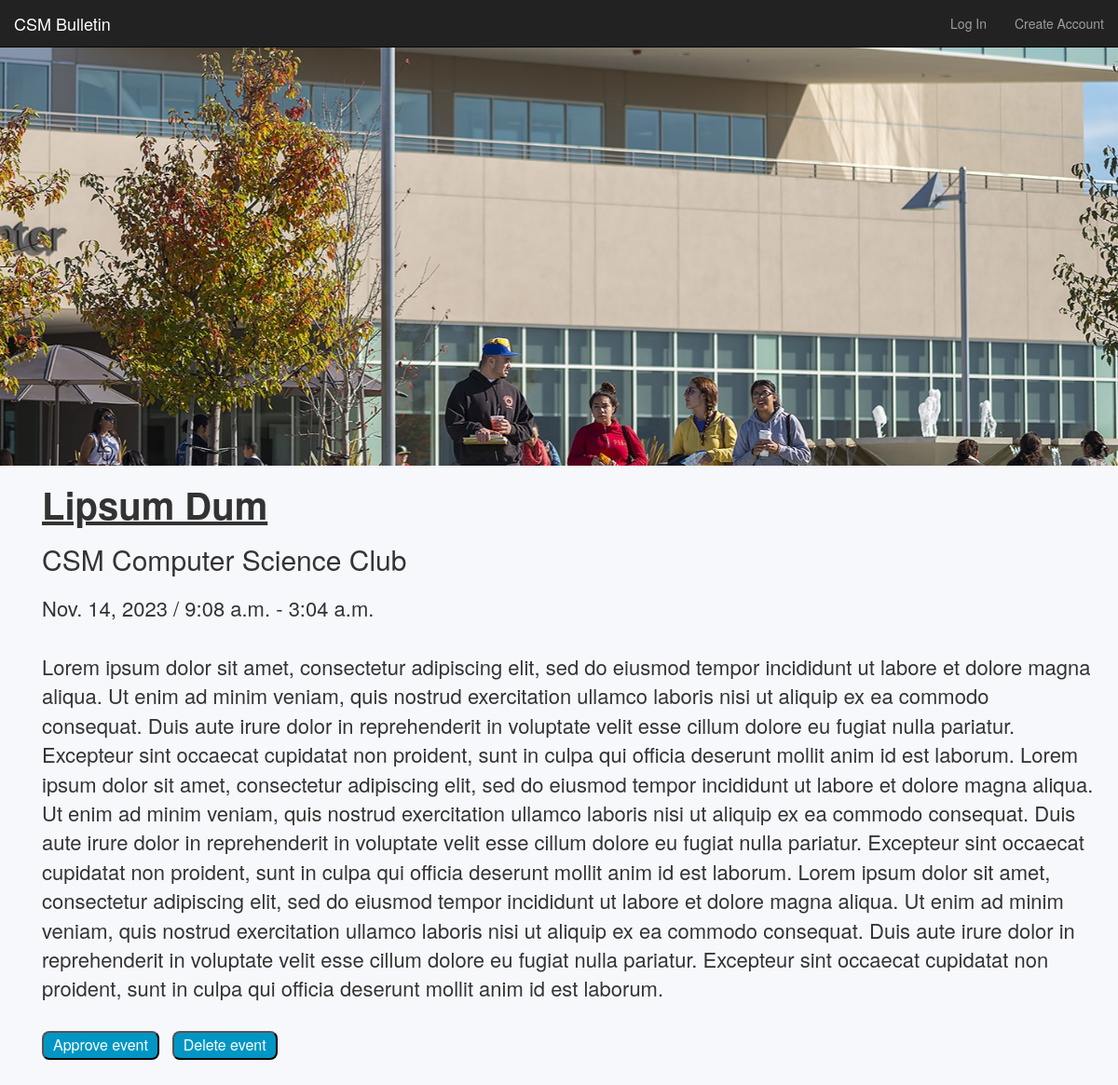
/members/moderator/view/20/, run on the app's committed database.
### events/models.py (models this page shows, shortened)
class Event(models.Model):  # makes an event class with five atributes
    title        = models.CharField(max_length=120) # make title limited to 120 chars
    description  = models.TextField(blank=True, default='') # make description not required
    repeats      = models.BooleanField(default=False)
    approved     = models.BooleanField(default=False)
    date         = models.DateField()
    start_time   = models.TimeField()
    end_time     = models.TimeField()
    posting_club = models.CharField(max_length=100)
    user         = models.ForeignKey(to=User, related_name="events", blank=True, null=True, on_delete=models.CASCADE)
    image        = models.ImageField(null=True, blank=True, upload_to='images/')

### members/views.py (the view)
def moderator_event_detail_view(request, id):           # shows one event
    obj = get_object_or_404(Event, id=id)               # get object id=id, if it does not exist throw 404 error
    context = {                                         # defines what to pass in to event_detail.html
        'object': obj,
    }
    return render(request, 'authenticate/moderator_event_detail.html', context)

### members/templates/authenticate/moderator_event_detail.html
{% extends 'base.html' %}
{% block content %}
{% load static %} <link rel="stylesheet" href="{% static 'eventdetails.css' %}">
<div class="fixed-bg"></div>
<body>
<h1>{{ object.title }}</h1>
<h2>{{ object.posting_club }}</h2>
<p>
    {{ object.date }} / {{ object.start_time }} - {{ object.end_time }}{% if object.repeats %} / Repeats{% else %}{% endif %}
    <br><br>
    {% if object.description %}{{ object.description }}{% else %}Description coming soon{% endif %}
</p>
<br>
<a href="/members/moderator/update/{{ object.id }}"><button>Approve event</button></a>
<a href="/members/moderator/delete/{{ object.id }}"><button>Delete event</button></a>
</body>
{% endblock %}

### events/static/base.css (style rules this page uses)
body { background-color: rgba(0, 77, 150, 0.034); margin-left: 30px; margin-bottom: 50px; }

### events/static/eventdetails.css (style rules this page uses)
body { margin-left: 45px; margin-bottom: 40px; }
.fixed-bg { background-image: url("images/college_of_san_mateo_cover.jpeg"); min-height: 500px; background-attachment: fixed; background-position: center -500px; background-repeat: no-repeat; background-size: cover; margin-left: -45px; }
p { font-size: 22px; margin-right: 25px; margin-top: 20px; }
h1 { font-size: 40px; font-weight: bold; text-decoration: underline; }
button { margin-right: 10px; text-decoration: black; background-color: #0096c4; color: rgb(255, 255, 255); padding: 2px 10px; text-align: center; text-decoration: none; display: inline-block; font-size: 16px; border-radius: 8px; }

### data on the page
Event: title "Lipsum Dum", posting_club "CSM Computer Science Club", date "Nov. 14, 2023", start_time "9:08 a.m.", end_time "3:04 a.m.", description "Lorem ipsum dolor sit amet, consectetur adipiscing elit, sed do eiusmod tempor incididunt ut labore et dolore magna aliqua. Ut enim ad minim veniam, quis nostrud exercitation ullamco laboris nisi ut aliquip ex ea commodo consequat. Duis aute irure dolor in reprehenderit in voluptate velit esse cillum dolore eu fugiat nulla pariatur. Excepteur sint occaecat cupidatat non proident, sunt in culpa qui officia deserunt mollit anim id est laborum. Lorem ipsum dolor sit amet, consectetur adipiscing elit, sed do eiusmod tempor incididunt ut labore et dolore magna aliqua. Ut enim ad minim veniam, quis nostrud exercitation ullamco laboris nisi ut aliquip ex ea commodo consequat. Duis aute irure dolor…"
